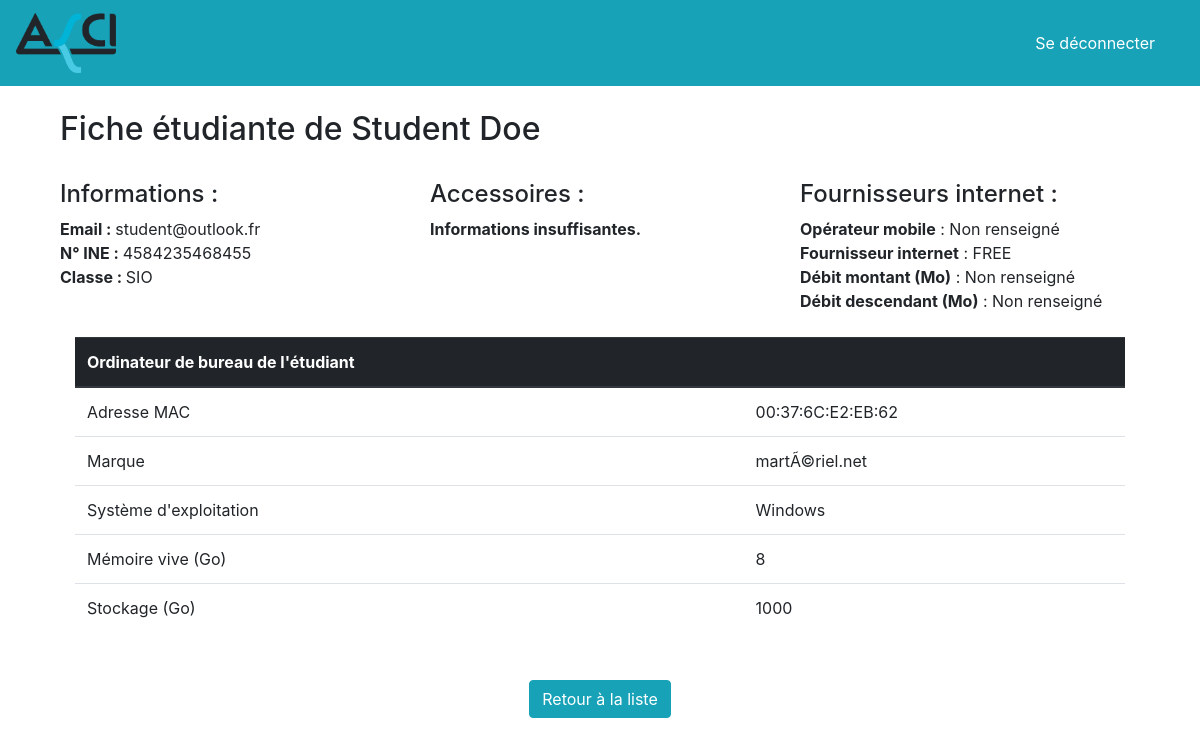
The page /studentCard.php?4584235468455 (signed in) on the database its author committed.
### tables this page shows
CREATE TABLE `chopin_user` (
  `FIRSTNAME` char(32) NOT NULL,
  `LASTNAME` char(32) NOT NULL,
  `ROLE` char(255) NOT NULL,
  `EMAIL` char(255) NOT NULL,
  `PASSWORD` char(255) NOT NULL
);

CREATE TABLE `student` (
  `INE_NUMBER` char(32) NOT NULL,
  `PHONE_PROVIDER` char(32) DEFAULT NULL,
  `EMAIL` char(255) NOT NULL,
  `INTERNET_PROVIDER` char(32) DEFAULT NULL,
  `BIRTHDAY` date NOT NULL,
  `CLASS` char(32) NOT NULL,
  `CREATION_DATE` datetime NOT NULL,
  `MODIFICATION_DATE` timestamp NOT NULL DEFAULT current_timestamp() ON UPDATE current_timestamp(),
  `UPLOAD` tinyint(1) DEFAULT NULL,
  `DOWNLOAD` tinyint(1) DEFAULT NULL,
  `HEADPHONES` tinyint(1) DEFAULT NULL,
  `MICROPHONE` tinyint(1) DEFAULT NULL,
  `WEBCAM` tinyint(1) DEFAULT NULL,
  `DATA` varchar(128) DEFAULT NULL,
  `TOKEN` varchar(60) DEFAULT NULL,
  `CONFIRMED_AT` datetime DEFAULT NULL
);

CREATE TABLE `desktop` (
  `MAC_ADDRESS` char(32) NOT NULL,
  `INE_NUMBER` char(32) NOT NULL,
  `RAM` bigint(4) DEFAULT NULL,
  `BRAND` char(32) NOT NULL,
  `OPERATING_SYSTEM` char(32) DEFAULT NULL,
  `STORAGE` bigint(4) DEFAULT NULL
);

### function/callPDO.php (called while the page is built, shortened)
<?php
function callPDO(){
    $user = '';
    $password = '';
    $dsn = 'mysql:host=localhost;dbname=' ;
    try {
        return new PDO($dsn, $user, $password);
    } catch(PDOException $e) {
        return strval($e);
    }
}
function getEquipmentPDO(string $ine, $table){
    $pdo = callPDO();
    $query = $pdo->prepare('SELECT * FROM '. $table .' WHERE '.$table.'.INE_NUMBER = :ine');
    $query->execute(array('ine' => $ine));
    return $query->fetchAll();
}
function getStudent(string $ine){
    $pdo = callPDO();
    $query = $pdo->prepare("SELECT * FROM chopin_user JOIN student ON chopin_user.EMAIL = student.EMAIL WHERE student.INE_NUMBER = :ine");
    $query->execute(array('ine' => $ine));
    return $query->fetchAll();
}
?>

### studentCard.php (the view, shortened to what this page needs)
<?php
require_once 'function/callPDO.php';
$student = getStudent(key($_GET));
$equipment = [];
$tableau = [];
$label = [
    "Ordinateur de bureau de l'étudiant",
    "Ordinateur portable de l'étudiant",
    "Tablette de l'étudiant",
    "Smartphone de l'étudiant"
];
array_push($tableau,
    DESKTOP,
    LAPTOP,
    TABLET,
    SMARTPHONE,
    GEARS,
    INTERNET
);
array_push($equipment,
    getEquipmentPDO(key($_GET), 'desktop'),
    getEquipmentPDO(key($_GET), 'laptop'),
    getEquipmentPDO(key($_GET), 'tablet'),
    getEquipmentPDO(key($_GET), 'smartphone')
);
require_once 'element/header.php';
?>
<div class="container">
    <?php if(!empty($student)) :?>
    <div class="row mb-4">
        <div class="col-md-12">
            <h2>Fiche étudiante de <?= $student[0]['FIRSTNAME'] .' '. $student[0]['LASTNAME']?></h2>
            <br>
        </div>
        <div class="col-md-4">
            <h4>Informations :</h4>
            <strong>Email : </strong><?= $student[0]['EMAIL'] ?><br>
            <strong>N° INE : </strong><?= $student[0]['INE_NUMBER'] ?><br>
            <strong>Classe : </strong><span style="text-transform:uppercase"><?= $student[0]['CLASS'] ?></span><br>
        </div>
        <div class="col-md-4">
            <h4>Accessoires :</h4>
            <?php if (empty($student[0]['HEADPHONES']) && empty($student[0]['MICROPHONE']) && empty($student[0]['WEBCAM'])): ?>
                <strong>Informations insuffisantes.</strong><br>
            <?php else: ?>
                <?php foreach($tableau[4] as $index => $gears): ?>
                    <?= '<strong>'.$gears. ($student[0][$index]==='1' ? '</strong> : Oui<br>' : '</strong> : Non<br>') ?>
                <?php endforeach; ?>
            <?php endif; ?>
        </div>
        <div class="col-md-4">
            <h4>Fournisseurs internet :</h4>
            <?php if (empty($student[0]['PHONE_PROVIDER']) && empty($student[0]['INTERNET_PROVIDER']) && empty($student[0]['UPLOAD']) && empty($student[0]['DOWNLOAD'])): ?>
                <strong>Informations insuffisantes.</strong><br>
            <?php else: ?>
                <?php foreach($tableau[5] as $index => $internet): ?>
                    <?= '<strong>'.$internet. ($student[0][$index] ? '</strong> : '.$student[0][$index].'<br>' : '</strong> : Non renseigné<br>')  ?>
                <?php endforeach; ?>
            <?php endif; ?>
        </div>
    </div>
        <?php if(array_filter($equipment)): ?>
        <div class="col-md-12 mt-4">
            <table class="table">
                <?php foreach ($equipment as $index => $info): ?>
                    <?php if(!empty($equipment[$index])): ?>
                        <thead colspan='2' class="thead-dark">
                            <th><?= $label[$index] ?><th>
                        <?php foreach ($tableau[$index] as $num => $info) :?>
                            <tr>
                                <td><?= $info ?></td>
                                <td><?= $equipment[$index][0][$num] ?></td>
                            </tr>
                        <?php endforeach; ?>
                        </thead>
                    <?php endif; ?>
                <?php endforeach; ?>
            </table>
        </div>
        <?php else: ?>
        <div class="col-md-12">
            <h2><?= $student[0]['FIRSTNAME'] .' '. $student[0]['LASTNAME']?> n'a saisi aucun renseignement sur son équipement.</h2>
        </div>
        <?php endif;?>
    <?php else: ?>
        <h2>Aucun élève n'est associé au numéro INE <strong><?= key($_GET) ?></strong></h2>
        <h2><a href="./<?= $_SESSION['role'] ?>.php">Retour sur ma page</a></h2>
    <?php endif; ?>
    <?php if($_SESSION['role'] === 'admin'): ?>
        <div class="col-md-12 mb-5 mt-5 text-center">
            <a href="./admin.php?<?= $student[0]['CLASS'] ?>"><button class="btn btn-info">Retour à la liste</button></a>
        </div>
    <?php endif; ?>
</div>
<?php require_once 'element/footer.php'; ?>

### rows shown on the page
chopin_user: FIRSTNAME "Student", LASTNAME "Doe", student.EMAIL "student@outlook.fr", student.INE_NUMBER "4584235468455", student.CLASS "SIO", internet "Fournisseur internet", student.INTERNET_PROVIDER "FREE"
desktop: MAC_ADDRESS "00:37:6C:E2:EB:62", BRAND "martÃ©riel.net", OPERATING_SYSTEM "Windows", RAM "8", STORAGE "1000"

### other values the page prints
$internet "Opérateur mobile"
$internet "Débit montant (Mo)"
$internet "Débit descendant (Mo)"
$label[$index] "Ordinateur de bureau de l'étudiant"
$info "Adresse MAC"
$info "Marque"
$info "Système d'exploitation"
$info "Mémoire vive (Go)"
$info "Stockage (Go)"
